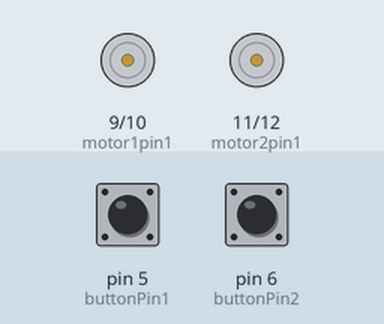
Recording of a sketch running on a simulated Arduino Uno, built with avr-gcc and run on an emulated ATmega328P. Shown: motor-driver pin pairs drawn as motors (green arrow = first pin HIGH = forward, orange = second pin HIGH = backward, longer = more drive). The test bench sets the inputs (shaded band); at power-on: pin 5 (buttonPin1) LOW, pin 6 (buttonPin2) LOW.

Above: at 1.2 s.
1.3 s: pin 5 (buttonPin1) pulled HIGH for 0.15 s
At 2.0 s:
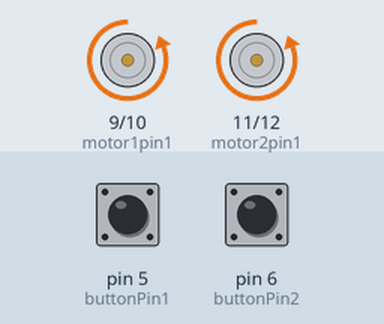
4.4 s: pin 5 (buttonPin1) pulled HIGH for 1 s
At 6.3 s:
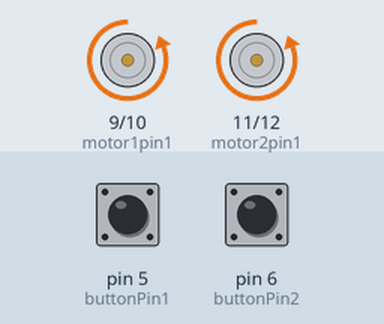
8.4 s: pin 5 (buttonPin1) pulled HIGH for 3.2 s
At 15.0 s:
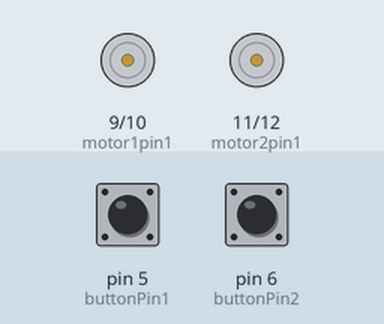
Timing chart, 0 to 16.5 s (numbered marks = the images above; inputs shaded):
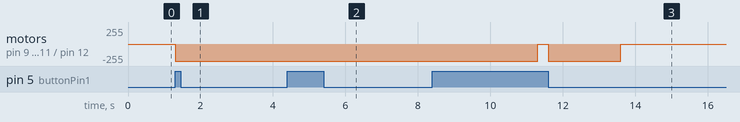

The sketch:

Switch_test.ino
```cpp
// this constant won't change:


const int buttonPin1 = 5;
const int buttonPin2 = 6;

// Variables will change:
int buttonState1 = 0;        // current state of the button
int lastButtonState1 = 0;
int buttonState2 = 0;        // current state of the button
int lastButtonState2 = 0;

#define motor1pin1 9
#define motor1pin2 10
#define motor2pin1 11
#define motor2pin2 12


int i = 0;
int k = 0;   // previous state of the button
int l = 0;
int m = 0;   // previous state of the button

void setup() {
  // initialize the button pin as a input:
  pinMode(buttonPin1, INPUT);
  pinMode(buttonPin2, INPUT);
  Serial.begin(9600);
  lastButtonState1 = digitalRead(buttonPin1);
  lastButtonState2 = digitalRead(buttonPin2);

  pinMode(motor1pin1, OUTPUT);
  pinMode(motor1pin2, OUTPUT);
  pinMode(motor2pin1, OUTPUT);
  pinMode(motor2pin2, OUTPUT);
  }


void loop() {
  // read the pushbutton input pin:
  buttonState1 = digitalRead(buttonPin1);

  // compare the buttonState to its previous state
  if (buttonState1 != lastButtonState1) {
    i++;
  }
  // save the current state as the last state, for next time through the loop
  lastButtonState1 = buttonState1;

  if(i != k)
    {
      digitalWrite(motor1pin1, LOW);
      digitalWrite(motor1pin2, HIGH);
      digitalWrite(motor2pin1, LOW);
      digitalWrite(motor2pin2, HIGH);
      delay(2000);
      digitalWrite(motor1pin2, LOW);
      digitalWrite(motor2pin2, LOW);
      k++;
    }

  buttonState2 = digitalRead(buttonPin2);

  // compare the buttonState to its previous state
  if (buttonState2 != lastButtonState2) {
    l++;
  }
  // save the current state as the last state, for next time through the loop
  lastButtonState2 = buttonState2;

  if(l != m)
    {
      digitalWrite(motor1pin1, LOW);
      digitalWrite(motor1pin2, HIGH);
      digitalWrite(motor2pin1, LOW);
      digitalWrite(motor2pin2, HIGH);
      delay(5000);
      m++;
    }


}
```

Measured:
- after the input at 1.3 s, motor on pin 9 (motor1pin1) / pin 10 (motor1pin2), motor on pin 11 (motor2pin1) / pin 12 (motor2pin2): stopped → backward 255/255 at once
- after the input at 4.4 s, motor on pin 9 (motor1pin1) / pin 10 (motor1pin2), motor on pin 11 (motor2pin1) / pin 12 (motor2pin2): stays backward 255/255 (without the input it goes to stopped after 0.90 s)
- after the input at 8.4 s, motor on pin 9 (motor1pin1) / pin 10 (motor1pin2), motor on pin 11 (motor2pin1) / pin 12 (motor2pin2): backward 255/255 → stopped after 2.9 s instead of 0.90 s
